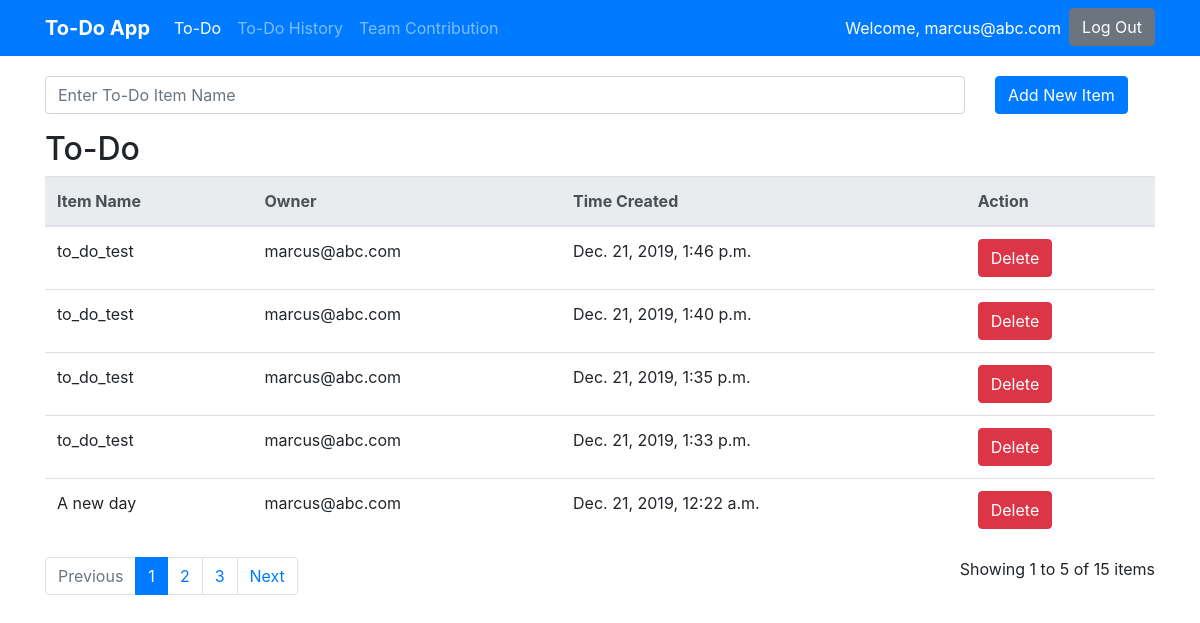
Page /To_do_page/ (signed in) on the earlier database version.
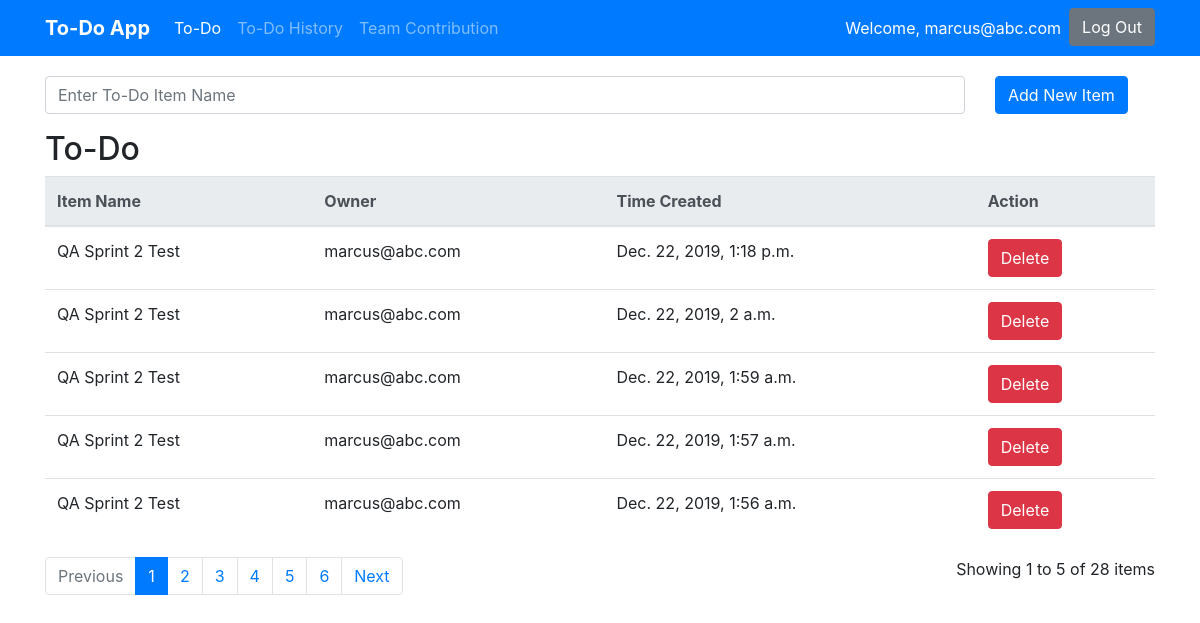
Same page on the later database version.
### To_do_page/models.py (models this page shows)
class ToDoItem(models.Model):
    owner = models.CharField(max_length=100)
    Todo = models.TextField()
    Timecreated = models.DateTimeField()

### To_do_page/views.py (the view, shortened to what this page needs)
# urls.py: path('To_do_page/', todoGreeting, name='todopage'),
def todoGreeting(request):
    context = {}
    own = get_user(request)
    all_todo = ToDoItem.objects.all().filter(owner=own).order_by('-Timecreated')
    paginator = Paginator(all_todo, 5)
    page = request.GET.get('page')
    if page is not None:
        all_todo = paginator.get_page(page)
        context['all_items'] = all_todo
    else:
        all_todo = paginator.get_page(1)
        context['all_items'] = all_todo
    return render(request, 'to_do.html', context)

### To_do_page/templates/to_do.html (shortened to what this page needs)
{% extends 'base.html' %}
{% block content %}
{% if user.is_authenticated %}
<form action="{% url 'todopage' %}" method="post">
	<div class="row">
			<div class="col-sm-8 col-md-9 col-lg-10">
				<div class="form-group" id="form-container">
					<input type="text" class="form-control" id="Todo" name="Todo" placeholder="Enter To-Do Item Name" required>
				</div>
			</div>
			<div class="col-sm-4 col-md-3 col-lg-2">
				<div id="add-btn-container">
					<button class="btn btn-primary" type="submit">Add New Item</button>
				</div>
			</div>
	</div>
</form>
<h2>To-Do</h2>
<table class="table" id="to-do-table">
	<thead class="thead-light">
		<tr>
			<th>Item Name</th>
			<th>Owner</th>
			<th>Time Created</th>
			<th>Action</th>
		</tr>
	</thead>
	<tbody>
		{% for todo_item in all_items %}
		<tr>
			<td name="todo">{{ todo_item.Todo }}</td>
			<td name="owner">{{ todo_item.owner }}</td>
			<td name="time_created">{{ todo_item.Timecreated }}</td>
			<td name="action">
				<form action="/deleteTodo/{{todo_item.id}}/{{todo_item.owner}}/{{todo_item.Todo}}/" method="post">
					<button name="delete" class="btn btn-danger" type="submit">Delete</button>
				</form>
			</td>
		</tr>
		{% endfor %}
	</tbody>
</table>
<div class="row">
	<div class="col-sm-8">
		{% if all_items.has_other_pages %}
		<ul class="pagination">
		  {% if all_items.has_previous %}
			<li class="page-item"><a class="page-link" href="?page={{ all_items.previous_page_number }}">Previous</a></li>
		  {% else %}
			<li class="page-item disabled"><span class="page-link">Previous</span></li>
		  {% endif %}
		  {% for i in all_items.paginator.page_range %}
			{% if all_items.number == i %}
			  <li class="page-item active"><span class="page-link">{{ i }} <span class="sr-only">(current)</span></span></li>
			{% else %}
			  <li class="page-item"><a class="page-link" href="?page={{ i }}">{{ i }}</a></li>
			{% endif %}
		  {% endfor %}
		  {% if all_items.has_next %}
			<li class="page-item"><a class="page-link" href="?page={{ all_items.next_page_number }}">Next</a></li>
		  {% else %}
			<li class="page-item disabled"><span class="page-link">Next</span></li>
		  {% endif %}
		</ul>
	  {% endif %}
	</div>
	<div class="col-sm-4">
		<p id="pagination-count">Showing {{ all_items.start_index }} to {{ all_items.end_index }} of {{ all_items.paginator.count }} items</p>
	</div>
</div>
{% else %}
<p class='error_msg'>You are not logged in</p>
<a class="btn btn-primary" href="{% url 'login' %}">Login</a>
{% endif %}
{% endblock %}

Differences in the rows shown:
no longer on this page (row unchanged): ToDoItem: Todo "to_do_test", owner "marcus@abc.com", Timecreated "Dec. 21, 2019, 1:46 p.m."
no longer on this page (row unchanged): ToDoItem: Todo "to_do_test", owner "marcus@abc.com", Timecreated "Dec. 21, 2019, 1:40 p.m."
no longer on this page (row unchanged): ToDoItem: Todo "to_do_test", owner "marcus@abc.com", Timecreated "Dec. 21, 2019, 1:35 p.m."
no longer on this page (row unchanged): ToDoItem: Todo "to_do_test", owner "marcus@abc.com", Timecreated "Dec. 21, 2019, 1:33 p.m."
no longer on this page (row unchanged): ToDoItem: Todo "A new day", owner "marcus@abc.com", Timecreated "Dec. 21, 2019, 12:22 a.m."
added ToDoItem: Todo "QA Sprint 2 Test", owner "marcus@abc.com", Timecreated "Dec. 22, 2019, 1:18 p.m."
added ToDoItem: Todo "QA Sprint 2 Test", owner "marcus@abc.com", Timecreated "Dec. 22, 2019, 2 a.m."
added ToDoItem: Todo "QA Sprint 2 Test", owner "marcus@abc.com", Timecreated "Dec. 22, 2019, 1:59 a.m."
added ToDoItem: Todo "QA Sprint 2 Test", owner "marcus@abc.com", Timecreated "Dec. 22, 2019, 1:57 a.m."
added ToDoItem: Todo "QA Sprint 2 Test", owner "marcus@abc.com", Timecreated "Dec. 22, 2019, 1:56 a.m."
Other differences:
{{ all_items.paginator.count }}: "15" → "28"
new list line: "4"
new list line: "5"
new list line: "6"
